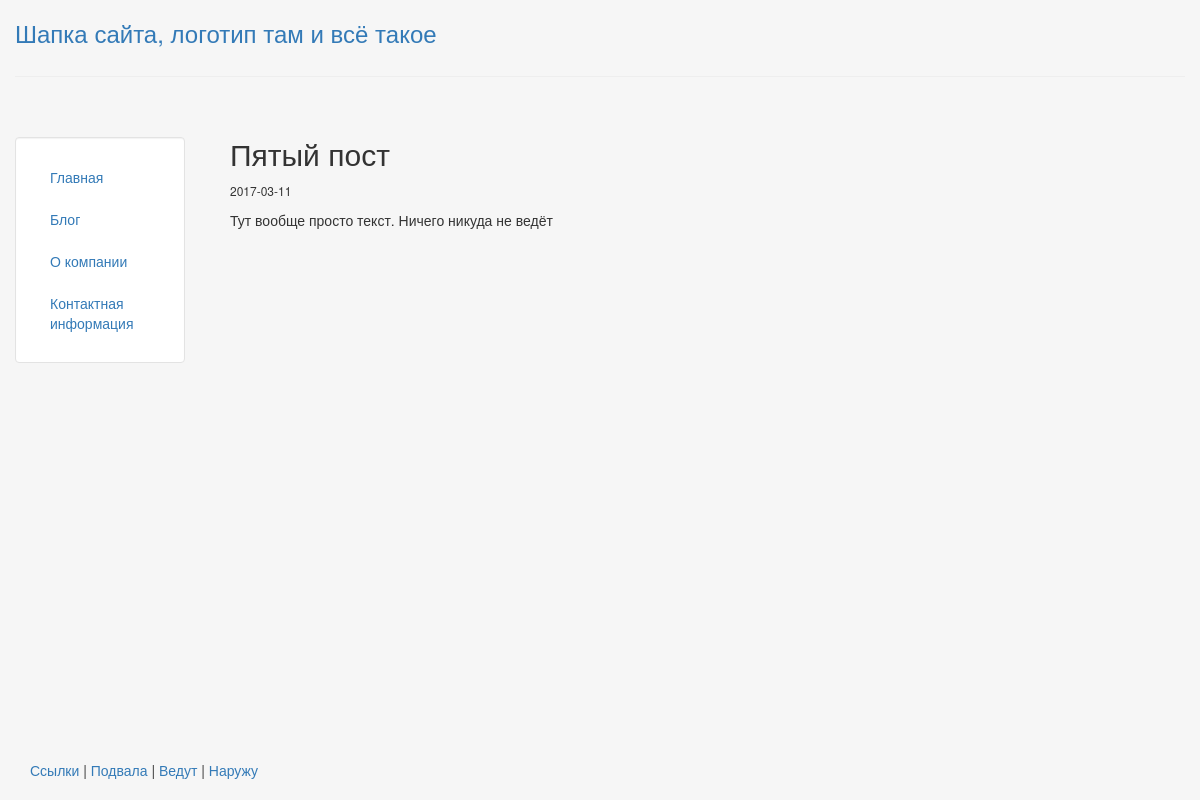
The app's page /blog/5 with its own data.
### blog/models.py (models this page shows, shortened)
class Post(models.Model):
    title = models.CharField(max_length=140)
    body = models.TextField()
    date = models.DateTimeField()

### blog/templates/blog/post.html
{% extends "personal/header.html" %}
{% block content %}
  <h2>{{ post.title }}</h2>
  <span class="post-date">{{ post.date|date:'Y-m-d' }}</span>
  <div class="post-body">
    {{ post.body|safe|linebreaks }}
  </div>
{% endblock %}

### personal/static/personal/css/styles.css (style rules this page uses)
html, body { height:100%; background-color:#f6f6f6 }
.post-body { padding:10px 0 0 0; font-size:14px; line-height:20px; }
.post-date { font-size:12px; }

### records on screen
Post: title "Пятый пост", date "2017-03-11", body "Тут вообще просто текст. Ничего никуда не ведёт"
